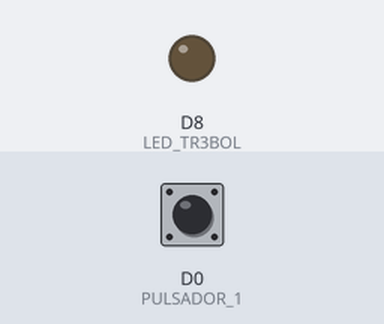
Recording of a sketch running on a simulated ESP8266 (NodeMCU). On the bench: output pins drawn as LEDs (lit = HIGH). The inputs (shaded band) are chosen by the test bench; at power-on: D0 (PULSADOR_1) HIGH.

Above: at 1.2 s.
1.3 s: D0 (PULSADOR_1) pulled LOW for 0.15 s
At 2.5 s:
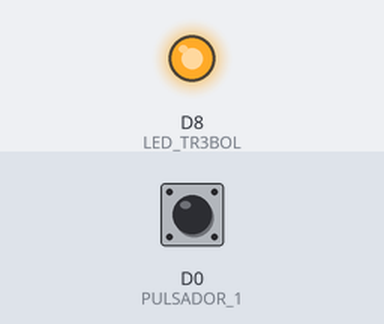
2.9 s: D0 (PULSADOR_1) pulled LOW for 1 s
At 3.8 s:
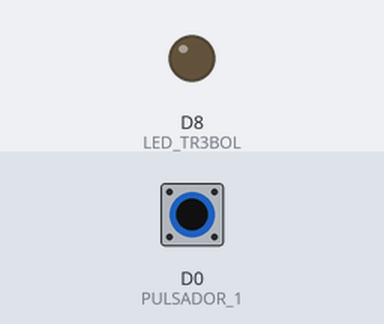
5.4 s: D0 (PULSADOR_1) pulled LOW for 3.2 s
At 5.7 s:
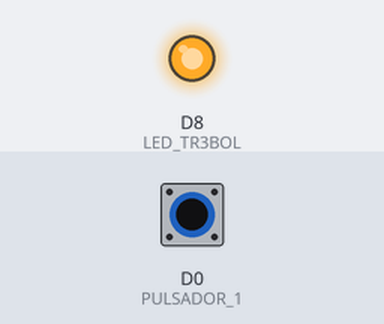
Timing chart, 0 to 8.4 s (numbered marks = the images above; inputs shaded):
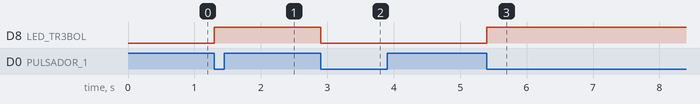

Measured:
- after the input at 1.3 s, D8 (LED_TR3BOL): LOW → HIGH at once
- after the input at 2.9 s, D8 (LED_TR3BOL): HIGH → LOW at once
- after the input at 5.4 s, D8 (LED_TR3BOL): LOW → HIGH at once

The sketch:

Ejercicio5.ino
```cpp
/*
5) Al pulsar y soltar SW1, el led verde cambia de estado.
*/

#define LED_TR3BOL D8 // LED Verde
#define PULSADOR_1 D0 // SW1
#define PULSADOR_2 D3 // SW2
int ledState = LOW; // Estado inicial del LED
int lastButtonState = HIGH; // Estado anterior del botón
int currentButtonState; // Estado actual del botón

void setup() {
  pinMode(LED_TR3BOL, OUTPUT);
  pinMode(PULSADOR_1, INPUT_PULLUP); // Se recomienda usar INPUT_PULLUP para botones
  pinMode(PULSADOR_2, INPUT_PULLUP); // Se recomienda usar INPUT_PULLUP para botones
  Serial.begin(115200); // Inicia la comunicación serie para mostrar los resultados
}

void loop() {
  currentButtonState = digitalRead(PULSADOR_1);

  if (currentButtonState == LOW && lastButtonState == HIGH) {
    // El botón ha sido pulsado
    ledState = !ledState; // Cambia el estado del LED
    digitalWrite(LED_TR3BOL, ledState); // Escribe el nuevo estado del LED
    delay(50); // Pequeño retardo para debouncing
  }

  lastButtonState = currentButtonState; // Guarda el estado actual del botón para la próxima iteración
}
```
